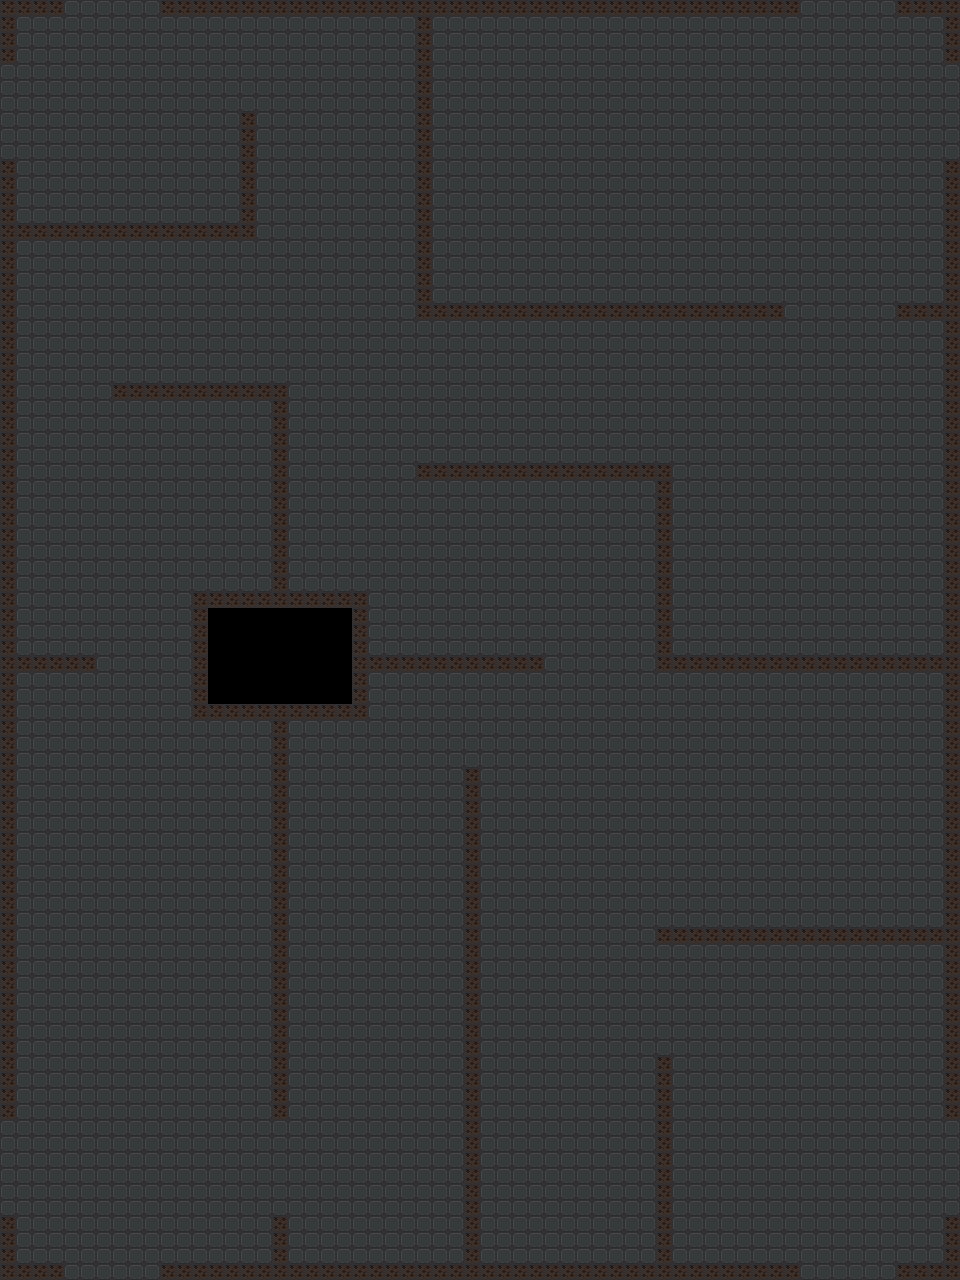

Below is a game level as drawn by its tile map, then a one-line description and the .tmx that defines it (tile-layer data replaced by summaries):
An orthogonal 60x80 tile map with 16x16 px tiles, 2 tile layers (ground, walls) and 19 objects (9x aiGroup, 8x blockOpening, treasureChest, levelExit).

<map version="1.2" tiledversion="1.2.1" orientation="orthogonal" renderorder="right-down" width="60" height="80" tilewidth="16" tileheight="16" infinite="0" nextlayerid="5" nextobjectid="46">
 <tileset firstgid="1" source="action rpg.tsx" />
 <layer id="1" name="ground" width="60" height="80">
  <data>[4800 cells, 4746 non-empty, 1 distinct tile ids]</data>
 </layer>
 <layer id="2" name="walls" width="60" height="80">
  <data>[4800 cells, 502 non-empty, 1 distinct tile ids]</data>
 </layer>
 <objectgroup color="#ffff00" id="3" name="spawn-points">
  <object id="12" name="ai-group" type="aiGroup" x="352" y="848" width="53" height="53">
   <properties>
    <property name="groupSize" type="int" value="4" />
   </properties>
   <ellipse />
  </object>
  <object id="13" name="ai-group" type="aiGroup" x="309" y="161" width="53" height="53">
   <properties>
    <property name="groupSize" type="int" value="2" />
   </properties>
   <ellipse />
  </object>
  <object id="14" name="ai-group" type="aiGroup" x="528" y="144" width="53" height="53">
   <properties>
    <property name="groupSize" type="int" value="4" />
   </properties>
   <ellipse />
  </object>
  <object id="15" name="ai-group" type="aiGroup" x="419" y="548" width="53" height="53">
   <properties>
    <property name="groupSize" type="int" value="4" />
   </properties>
   <ellipse />
  </object>
  <object id="16" name="ai-group" type="aiGroup" x="99" y="929" width="53" height="53">
   <properties>
    <property name="groupSize" type="int" value="4" />
   </properties>
   <ellipse />
  </object>
  <object id="17" name="ai-group" type="aiGroup" x="731" y="766" width="53" height="53">
   <properties>
    <property name="groupSize" type="int" value="4" />
   </properties>
   <ellipse />
  </object>
  <object id="18" name="ai-group" type="aiGroup" x="792" y="472" width="53" height="53">
   <properties>
    <property name="groupSize" type="int" value="4" />
   </properties>
   <ellipse />
  </object>
  <object id="20" name="ai-group" type="aiGroup" x="765" y="1004" width="53" height="53">
   <properties>
    <property name="groupSize" type="int" value="4" />
   </properties>
   <ellipse />
  </object>
  <object id="21" name="ai-group" type="aiGroup" x="176" y="448" width="53" height="53">
   <properties>
    <property name="groupSize" type="int" value="4" />
   </properties>
   <ellipse />
  </object>
 </objectgroup>
 <objectgroup color="#06cddf" id="4" name="environment">
  <object id="33" name="block opening" type="blockOpening" x="64" y="0" width="96" height="16" />
  <object id="34" name="block opening" type="blockOpening" x="0" y="64" width="16" height="96" />
  <object id="35" name="block opening" type="blockOpening" x="800" y="0" width="96" height="16" />
  <object id="36" name="block opening" type="blockOpening" x="944" y="64" width="16" height="96" />
  <object id="37" name="block opening" type="blockOpening" x="944" y="1120" width="16" height="96" />
  <object id="38" name="block opening" type="blockOpening" x="0" y="1120" width="16" height="96" />
  <object id="39" name="block opening" type="blockOpening" x="64" y="1264" width="96" height="16" />
  <object id="40" name="block opening" type="blockOpening" x="800" y="1264" width="96" height="16" />
  <object id="43" name="Treasure chest" type="treasureChest" x="560" y="1184" width="16" height="16">
   <properties>
    <property name="props" type="file" value="../../src/modules/dungeon/treasure-chest-definitions/starting-items.lua" />
   </properties>
  </object>
  <object id="45" name="start point" type="levelExit" x="848" y="112">
   <point />
  </object>
 </objectgroup>
</map>
